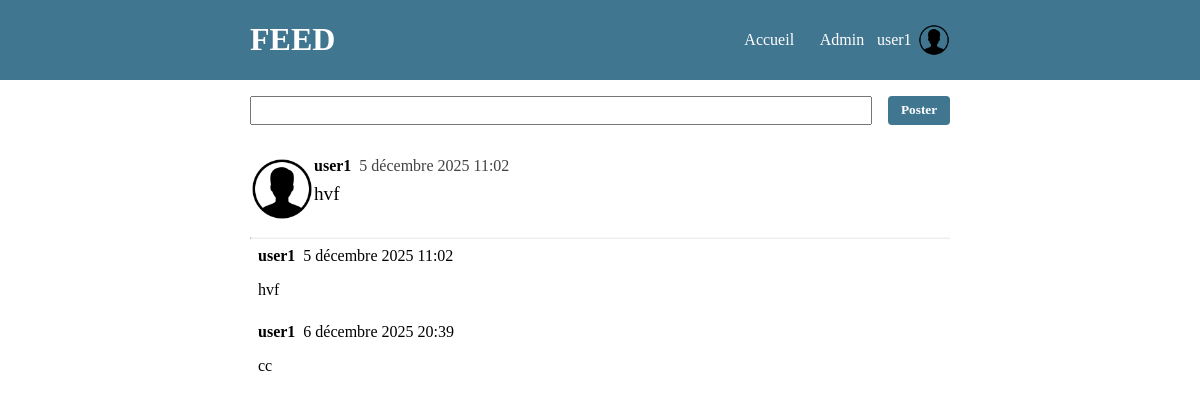
/2/ (signed in), run on the app's committed database.
### feed/models.py (models this page shows)
class Message(models.Model):
    content = models.CharField(max_length=280)
    created_at = models.DateTimeField(auto_now_add=True)
    user = models.ForeignKey(User, on_delete=models.CASCADE)
    reponse_to = models.ForeignKey('self', on_delete=models.PROTECT, null=True)

### feed/views.py (the view)
# urls.py: path('<int:id>/', views.details),
def details(request, id):
    if request.method == 'POST':
        content = request.POST.get('content')
        user = request.user
        Message.objects.create(content=content, user=user, reponse_to_id=id)
    context = {}
    context['message'] = Message.objects.get(id=id)
    context['comments'] = Message.objects.filter(reponse_to=id)
    return render(request, 'details.html', context=context)

### feed/templates/details.html
{% extends "base.html" %}
{% block content %}
<div>
  <div>{% include "form.html" with action=request.path %}</div>
  <div>{% include "message.html" with message=message %}</div>
    {% for comment in comments %}
    <div class="comment_container">
      <div class="comment_header">
        <div class="comment_username"> {{ comment.user.username }}</div>
        <div>{{ comment.created_at }}</div>
      </div>
        <div class="comment_content">{{ comment.content }}</div>
    </div>
    {% endfor %}
</div>
{% endblock content %}

### feed/templates/base.html (shortened to what this page needs)
{% load static %}
<!DOCTYPE html>
<html lang="fr">
<head>
    <link rel="stylesheet" href=" {% static "css/style.css" %} ">
</head>
<body>
<header>
    <div class="header_container">
        <h1> FEED</h1>
        <nav id="nav_bar">
            <a href="/">Accueil</a>
            <a href="/admin/">Admin</a>
            {% if request.user.is_authenticated %}
            <div class="avatar_container">
                <span> {{ request.user.username }} </span>
                <img class="user_avatar" src="{% static 'images/icons8-utilisateur-100.png'%}" alt="{{ request.user.username}}">
            </div>
            {% else %}
            <a href="/admin/login/?next=/"> Se connecter</a>
            {% endif %}
        </nav>
    </div>
</header>
    <div id="container">
    {% block content %}
    {% endblock content %}
    </div>
</body>
</html>

### feed/templates/message.html
{% load static %}
  <a href="/{{ message.id }}/" class="message_container">
    <img class="message_avatar" src="{% static "images/icons8-utilisateur-100.png" %}" alt="{{ request.user.username }}">
    <div >
        <div class="message-header">
            <div class="message-username">{{ message.user.username }}</div>
            <div class="message-created_at">{{ message.created_at }}</div>
        </div>
        <div class="message-content">{{ message.content }}</div>
    </div>
  </a>
  <hr />

### feed/static/css/style.css (style rules this page uses)
* { font-family: Verdana; }
body { margin: 0; }
#container { width: 700px; margin: auto; }
header { background: #417690; color: white; }
.header_container { display: flex; align-items: center; justify-content: space-between; width: 700px; margin: auto; }
#nav_bar { display: flex; align-items: center; }
#nav_bar > a { color: white; text-decoration: none; padding: 0 0.8rem; }
.avatar_container { display: flex; align-items: center; }
.user_avatar { height: 32px; width: 32px; border-radius: 4px; margin-left: 0.4rem; }
hr { border-top: 1px solid #84848410; margin: 0; }
.message-header { display: flex; }
.message-username { font-weight: bold; margin-right: 0.5rem; }
.message-created_at { color: #424242; }
.message-content { font-size: 1.2rem; padding: 0.5rem 0; }
.message_container { text-decoration: none; color: black; display: flex; flex: 1; padding: 1rem 0; }
.message_avatar { height: 64px; width: 64px; }
.comment_container { margin: 0.5rem; }
.comment_header { display: flex; }
.comment_username { font-weight: bold; margin-right: 0.5rem; }
.comment_content { padding: 1rem 0; }

### data on the page
Message: user.username "user1", created_at "5 décembre 2025 11:02", content "hvf"
Message: user.username "user1", created_at "6 décembre 2025 20:39", content "cc"

### other printed values
{{ request.user.username }} "user1"
